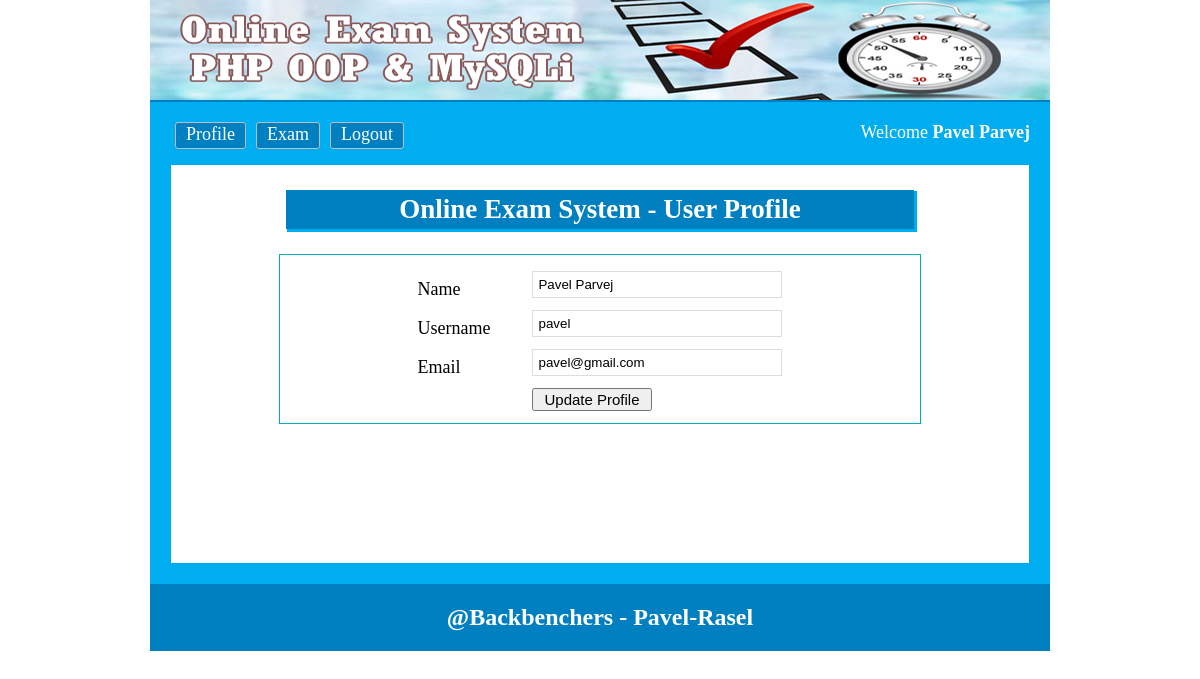
The page /profile.php (signed in) on the database its author committed.
### tables this page shows
CREATE TABLE `tbl_user` (
  `userid` int(11) NOT NULL,
  `name` varchar(255) NOT NULL,
  `username` varchar(255) NOT NULL,
  `email` varchar(255) NOT NULL,
  `password` varchar(255) NOT NULL,
  `status` int(11) NOT NULL DEFAULT '0'
);

### classes/User.php (called while the page is built, shortened)
<?php
    $filepath = realpath(dirname(__FILE__));
    include_once ($filepath.'/../lib/Session.php');
	include_once ($filepath.'/../lib/Database.php');
?>
<?php
    class User{
        private $db;
        public function __construct(){
        	$this->db = new Database();
        }
        public function gelUserData($userid){
            $query = "SELECT * FROM tbl_user WHERE userid = '$userid'";
            $result = $this->db->select($query);
            return $result;
        }
    }

### lib/Database.php (called while the page is built, shortened)
<?php
Class Database{
	public $host   = DB_HOST;
	public $user   = DB_USER;
	public $pass   = DB_PASS;
	public $dbname = DB_NAME;
	public $link;
	private function connectDB(){
	$this->link = new mysqli($this->host, $this->user, $this->pass, $this->dbname);
 }
	public function select($query){
		$result = $this->link->query($query) or die($this->link->error.__LINE__);
		if($result->num_rows > 0){
			return $result;
		} else {
			return false;
		}
	}
}

### lib/Session.php (called while the page is built, shortened)
<?php
class Session{
	 public static function get($key){
	 	if (isset($_SESSION[$key])) {
	 		return $_SESSION[$key];
	 	} else {
	 		return false;
	 	}
	 }
}
?>

### profile.php (the view, shortened to what this page needs)
<?php
    include 'inc/header.php';
    $userID = Session::get('userid');
    $getUser = $usr->gelUserData($userID);
?>
<div class="main">
    <h1>Online Exam System - User Profile</h1>
    <div class="profile">
    	<table>
    	</table>
	    <form action="" method="post">
	    	<?php
                if($getUser){
                	while ($data = $getUser->fetch_assoc()) {
            ?>
		    <table class="tbl">
			    <tr>
			        <td>Name</td>
			        <td><input name="name" id="name" type="text" value="<?php echo $data['name']; ?>"></td>
			    </tr>
			    <tr>
			        <td>Username</td>
			        <td><input name="username" id="username" type="text" value="<?php echo $data['username']; ?>"></td>
			    </tr>
			    <tr>
			        <td>Email</td>
			        <td><input name="email" id="email" type="text" value="<?php echo $data['email']; ?>"></td>
			    </tr>
			    <tr>
			        <td></td>
			        <td><input type="submit" name="update" id="update" value="Update Profile"></td>
			    </tr>
            </table>
            <?php
                    }
                }
            ?>
	    </form>
	</div>
</div>
<?php include 'inc/footer.php'; ?>

### css/main.css (style rules this page uses)
* { margin:0;padding:0;outline:none }
body { font-family:verdana }
input[type="text"], input[type="password"] { border: 1px solid #ddd; margin-bottom: 10px; padding: 5px; width: 238px; }
input[type="submit"] { cursor: pointer; font-size: 15px; padding: 1px 10px; }
.main { background: #fff none repeat scroll 0 0; border: 1px solid #00ACF0; margin-top: 10px; min-height: 368px; padding: 15px; width: 828px; }
.main h1 { background: #007FC1 none repeat scroll 0 0; box-shadow: 2px 2px 0 1px #00ACF0; color: #fff; margin: 10px auto 25px; padding: 4px; text-align: center; width: 620px; }

### profile.php (style rules this page uses)
.profile { width: 620px; margin: 0 auto; padding: 10px; border: 1px solid #00AFC1; }
.profile table { margin: 0 auto; }
.profile table tr td { padding: 0px 20px; }

### rows shown on the page
tbl_user: name "Pavel Parvej", username "pavel", email "pavel@gmail.com"

### other values the page prints
Session::get('name') "Pavel Parvej"
